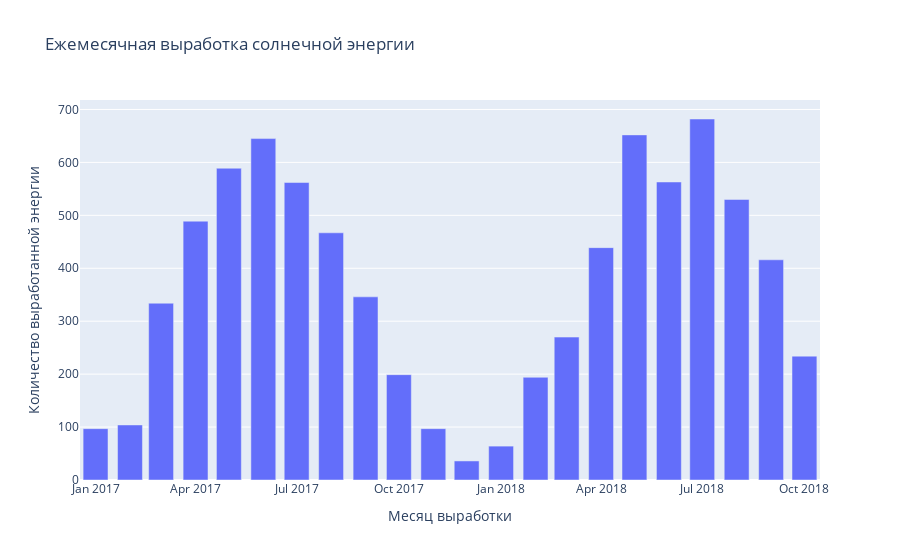

The code cell stored with this chart in its notebook:
### Markdown cell above
3. Постройте график временного ряда - ежемесячной выработки солнечной энергии. Не забудьте подписать оси и сам график.
Укажите в какие сезоны наблюдается подъем, а в какие спад?

### Code cell
fig = px.bar(x=month_power.index.to_timestamp(), y=month_power, title='Ежемесячная выработка солнечной энергии')
fig.update_xaxes(title_text='Месяц выработки')
fig.update_yaxes(title_text='Количество выработанной энергии')
fig.show()

### Figure 1 — Plotly figure (JSON) as saved in the notebook; plotly's stock layout.template omitted (floating-point values rounded to 4 significant figures)
{"data": [{"alignmentgroup": "True", "hovertemplate": "x=%{x}<br>y=%{y}<extra></extra>", "legendgroup": "", "marker": {"color": "#636efa", "pattern": {"shape": ""}}, "name": "", "offsetgroup": "", "orientation": "v", "showlegend": false, "textposition": "auto", "type": "bar", "x": ["2017-01-01T00:00:00", "2017-02-01T00:00:00", "2017-03-01T00:00:00", "2017-04-01T00:00:00", "2017-05-01T00:00:00", "2017-06-01T00:00:00", "2017-07-01T00:00:00", "2017-08-01T00:00:00", "2017-09-01T00:00:00", "2017-10-01T00:00:00", "2017-11-01T00:00:00", "2017-12-01T00:00:00", "2018-01-01T00:00:00", "2018-02-01T00:00:00", "2018-03-01T00:00:00", "2018-04-01T00:00:00", "2018-05-01T00:00:00", "2018-06-01T00:00:00", "2018-07-01T00:00:00", "2018-08-01T00:00:00", "2018-09-01T00:00:00", "2018-10-01T00:00:00"], "xaxis": "x", "y": [97, 104, 334, 489, 589, 645, 562, 467, 346, 199, 97, 36, 64, 194, 270, 439, 652, 563, 682, 530, 416, 234], "yaxis": "y"}], "layout": {"barmode": "relative", "legend": {"tracegroupgap": 0}, "title": {"text": "Ежемесячная выработка солнечной энергии"}, "xaxis": {"anchor": "y", "domain": [0, 1], "title": {"text": "Месяц выработки"}}, "yaxis": {"anchor": "x", "domain": [0, 1], "title": {"text": "Количество выработанной энергии"}}}}
